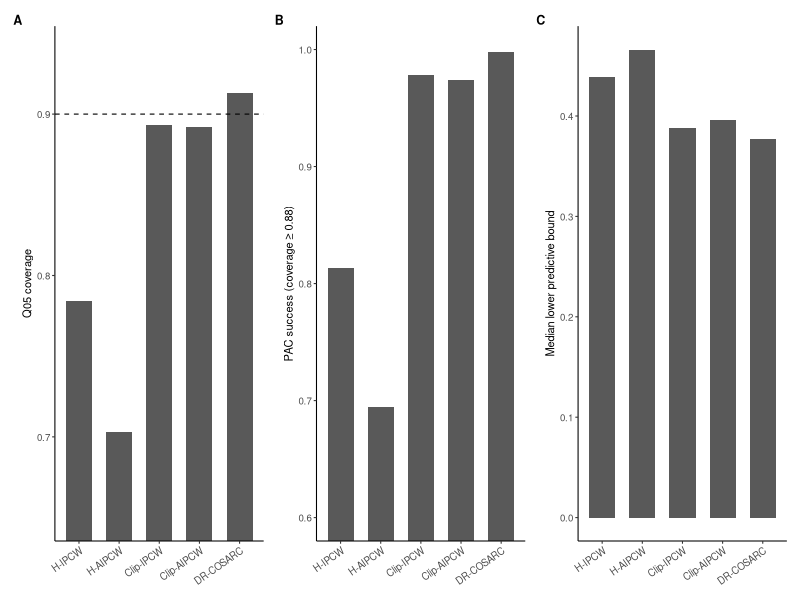
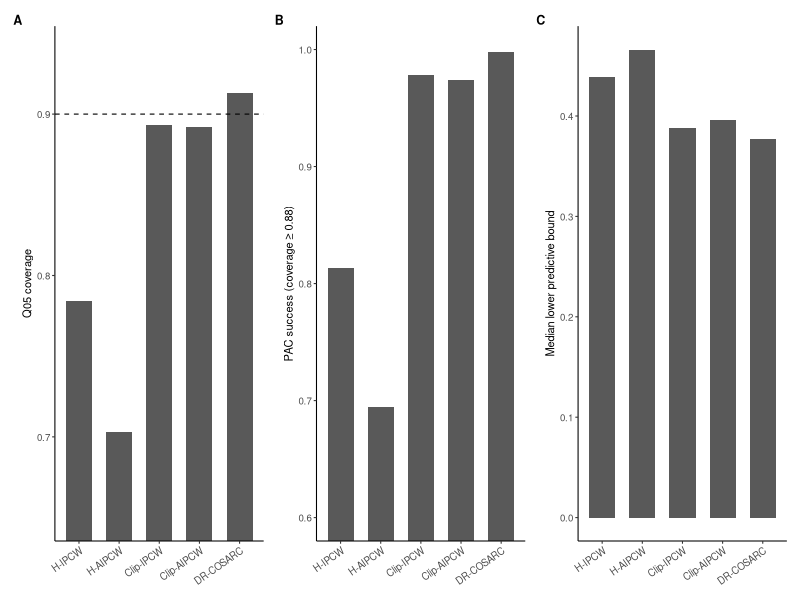
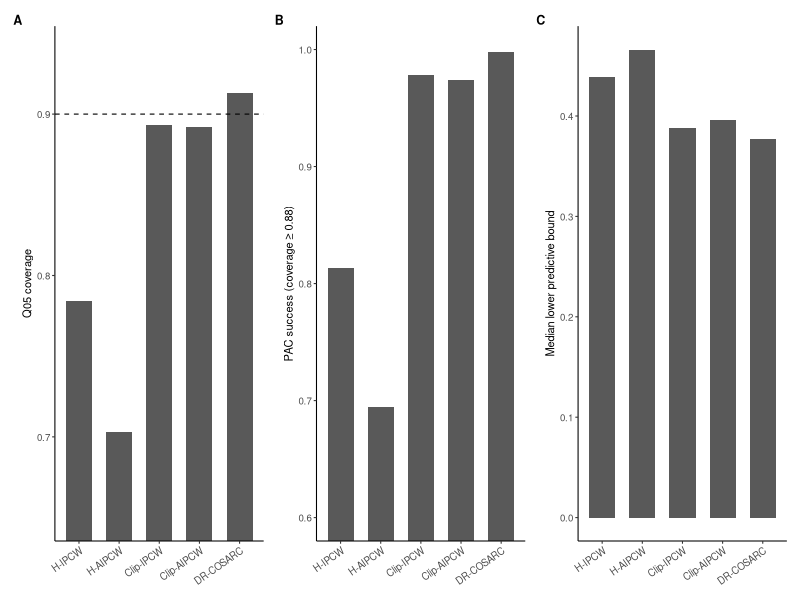

These charts were generated, in order, by the following R code:
## ============================================================
## Figure 3: Simulation 3 external benchmark
##
## A = Q05 coverage
## B = PAC success with 0.02 tolerance
## C = median lower predictive bound
## ============================================================

library(ggplot2)
library(dplyr)
library(patchwork)

setwd("~/clipipcw_project")

sim3 <- read.csv(
  "results/simulation3_pass3_R100/simulation3_raw.csv"
)

method_order3 <- c(
  "H-IPCW",
  "H-AIPCW",
  "Clip-IPCW",
  "Clip-AIPCW",
  "DR-COSARC"
)

sim3$method <- factor(
  sim3$method,
  levels = method_order3
)

## ------------------------------------------------------------
## Summary over successful evaluations
## ------------------------------------------------------------

fig3_df <- sim3 %>%
  group_by(method) %>%
  summarise(
    attempted = n(),

    successful = sum(
      fit_ok &
      is.finite(coverage)
    ),

    failure_rate = mean(
      !fit_ok
    ),

    q05_cov = quantile(
      coverage,
      0.05,
      na.rm = TRUE
    ),

    pac_ge_088 = mean(
      coverage >= 0.88,
      na.rm = TRUE
    ),

    med_lpb = median(
      med_lpb,
      na.rm = TRUE
    ),

    .groups = "drop"
  )

print(fig3_df)


## ------------------------------------------------------------
## Common theme
## ------------------------------------------------------------

theme_fig3 <- theme_classic(base_size = 8) +
  theme(
    axis.title = element_text(size = 8),
    axis.text = element_text(size = 7),
    plot.tag = element_text(
      size = 9,
      face = "bold"
    ),
    plot.margin = margin(4, 4, 4, 4)
  )


## ------------------------------------------------------------
## Panel A: Q05 coverage
## ------------------------------------------------------------

p3A <- ggplot(
  fig3_df,
  aes(
    x = method,
    y = q05_cov
  )
) +
  geom_col(
    width = 0.65
  ) +
  geom_hline(
    yintercept = 0.90,
    linetype = "dashed",
    linewidth = 0.4
  ) +
  coord_cartesian(
    ylim = c(0.65, 0.94)
  ) +
  labs(
    x = NULL,
    y = "Q05 coverage",
    tag = "A"
  ) +
  theme_fig3 +
  theme(
    axis.text.x = element_text(
      angle = 35,
      hjust = 1
    )
  )


## ------------------------------------------------------------
## Panel B: PAC >= 0.88
## ------------------------------------------------------------

p3B <- ggplot(
  fig3_df,
  aes(
    x = method,
    y = pac_ge_088
  )
) +
  geom_col(
    width = 0.65
  ) +
  coord_cartesian(
    ylim = c(0.60, 1.00)
  ) +
  labs(
    x = NULL,
    y = "PAC success (coverage \u2265 0.88)",
    tag = "B"
  ) +
  theme_fig3 +
  theme(
    axis.text.x = element_text(
      angle = 35,
      hjust = 1
    )
  )


## ------------------------------------------------------------
## Panel C: median LPB
## ------------------------------------------------------------

p3C <- ggplot(
  fig3_df,
  aes(
    x = method,
    y = med_lpb
  )
) +
  geom_col(
    width = 0.65
  ) +
  labs(
    x = NULL,
    y = "Median lower predictive bound",
    tag = "C"
  ) +
  theme_fig3 +
  theme(
    axis.text.x = element_text(
      angle = 35,
      hjust = 1
    )
  )


## ------------------------------------------------------------
## Combine
## ------------------------------------------------------------

fig3 <- p3A | p3B | p3C

fig3


## ------------------------------------------------------------
## Save
## ------------------------------------------------------------

dir.create(
  "figures",
  showWarnings = FALSE
)

ggsave(
  "figures/Figure3_Simulation3_external_benchmark.png",
  fig3,
  width = 183,
  height = 75,
  units = "mm",
  dpi = 300
)

ggsave(
  "figures/Figure3_Simulation3_external_benchmark.tiff",
  fig3,
  width = 183,
  height = 75,
  units = "mm",
  dpi = 600,
  compression = "lzw"
)
